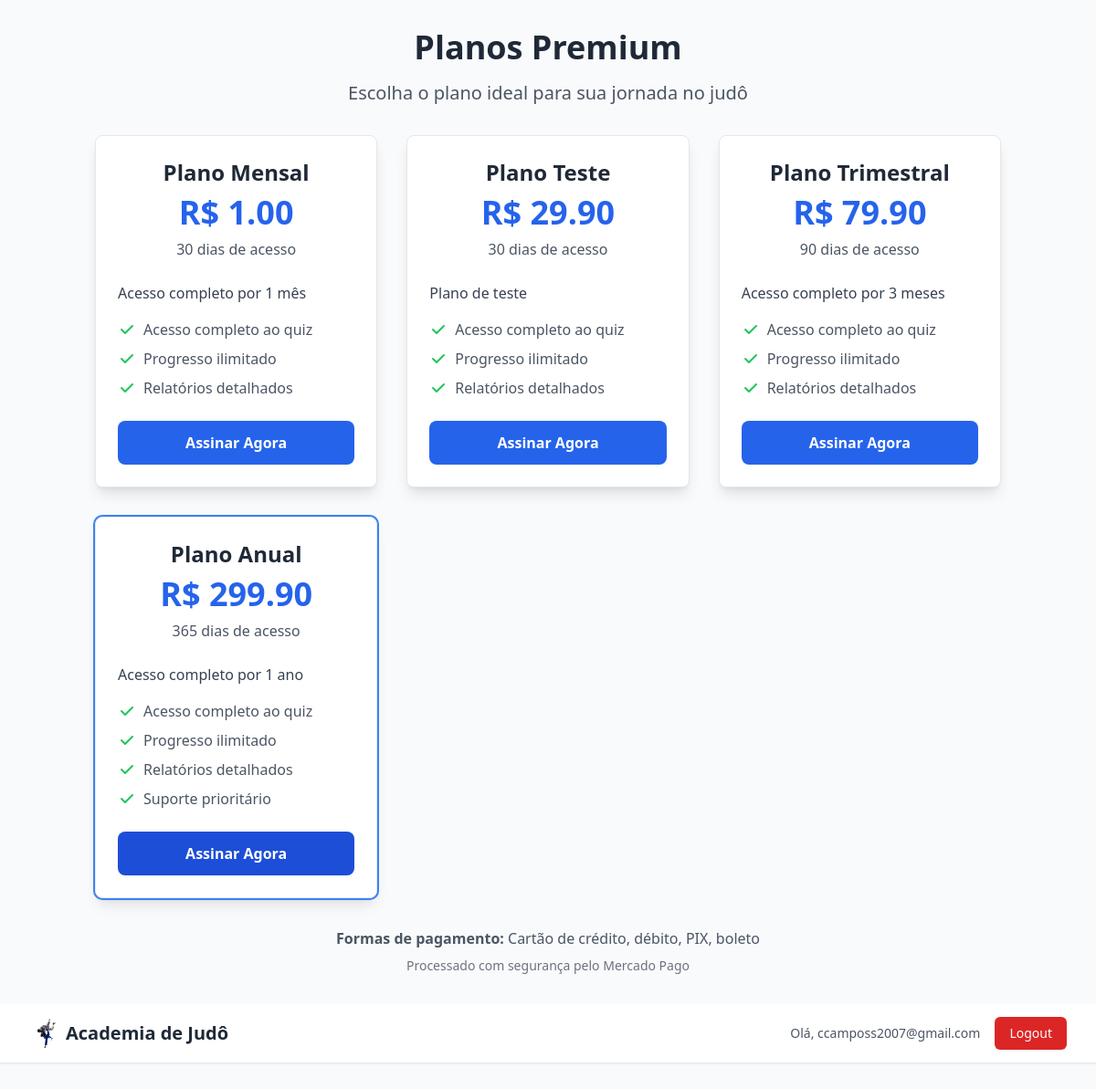
Page /payments/planos/ (signed in) on the committed database.
### payments/models.py (models this page shows, shortened)
class PlanoPremium(models.Model):
    nome = models.CharField(max_length=100, verbose_name="Nome do plano")
    descricao = models.TextField(verbose_name="Descrição")
    preco = models.DecimalField(max_digits=10, decimal_places=2, verbose_name="Preço")
    duracao_dias = models.PositiveIntegerField(verbose_name="Duração em dias")
    ativo = models.BooleanField(default=True, verbose_name="Plano ativo")
    acesso_ilimitado_quiz = models.BooleanField(default=True, verbose_name="Acesso ilimitado ao quiz")
    relatorios_detalhados = models.BooleanField(default=True, verbose_name="Relatórios detalhados")
    suporte_prioritario = models.BooleanField(default=False, verbose_name="Suporte prioritário")
    data_criacao = models.DateTimeField(auto_now_add=True)
    class Meta:
        verbose_name = "Plano Premium"
        verbose_name_plural = "Planos Premium"

### payments/views.py (the view)
# urls.py: path('planos/', views.listar_planos, name='planos'),
@login_required
def listar_planos(request):
    planos = PlanoPremium.objects.filter(ativo=True).order_by('preco')
    assinatura_ativa = Assinatura.objects.filter(
        usuario=request.user,
        status='ativa',
        data_vencimento__gt=datetime.now()
    ).first()
    return render(request, 'payments/planos.html', {
        'planos': planos,
        'assinatura_ativa': assinatura_ativa
    })

### payments/templates/payments/planos.html (shortened to what this page needs)
{% load static %}
<!DOCTYPE html>
<html lang="pt-br">
<head>
    <script src="https://cdn.tailwindcss.com"></script>
</head>
<body class="bg-gray-50 font-sans">
<div class="container mx-auto px-4 py-8">
    <div class="text-center mb-8">
        {% if assinatura_ativa %}
            <div class="bg-green-100 border border-green-400 text-green-700 px-4 py-3 rounded mb-6">
                <h2 class="text-2xl font-bold mb-2">🎉 Você já tem acesso premium!</h2>
                <p class="text-lg">Sua assinatura está ativa até: <strong>{{ assinatura_ativa.data_vencimento|date:"d/m/Y" }}</strong></p>
                <div class="space-x-4">
                    <a href="{% url 'index' %}" class="inline-block bg-green-600 hover:bg-green-700 text-white font-bold py-2 px-6 rounded-lg transition duration-200">
                        Acessar Conteúdo Premium
                    </a>
                    <a href="{% url 'payments:assinaturas' %}" class="inline-block bg-blue-600 hover:bg-blue-700 text-white font-bold py-2 px-6 rounded-lg transition duration-200">
                        Gerenciar Assinatura
                    </a>
                </div>
            </div>
        {% else %}
            <h1 class="text-4xl font-bold text-gray-800 mb-4">Planos Premium</h1>
            <p class="text-xl text-gray-600">Escolha o plano ideal para sua jornada no judô</p>
        {% endif %}
    </div>
    {% if not assinatura_ativa %}
    <div class="grid md:grid-cols-3 gap-8 max-w-6xl mx-auto">
        {% for plano in planos %}
        <div class="bg-white rounded-lg shadow-lg border border-gray-200 p-6 {% if plano.nome == 'Plano Anual' %}ring-2 ring-blue-500{% endif %}">
            <div class="text-center mb-6">
                <h3 class="text-2xl font-bold text-gray-800 mb-2">{{ plano.nome }}</h3>
                <div class="text-4xl font-bold text-blue-600 mb-2">
                    R$ {{ plano.preco|floatformat:2 }}
                </div>
                <p class="text-gray-600">{{ plano.duracao_dias }} dias de acesso</p>
            </div>
            <div class="mb-6">
                <p class="text-gray-700 mb-4">{{ plano.descricao }}</p>
                <ul class="space-y-2 text-gray-600">
                    <li class="flex items-center">
                        <svg class="w-5 h-5 text-green-500 mr-2" fill="currentColor" viewBox="0 0 20 20">
                            <path fill-rule="evenodd" d="M16.707 5.293a1 1 0 010 1.414l-8 8a1 1 0 01-1.414 0l-4-4a1 1 0 011.414-1.414L8 12.586l7.293-7.293a1 1 0 011.414 0z" clip-rule="evenodd"></path>
                        </svg>
                        Acesso completo ao quiz
                    </li>
                    <li class="flex items-center">
                        <svg class="w-5 h-5 text-green-500 mr-2" fill="currentColor" viewBox="0 0 20 20">
                            <path fill-rule="evenodd" d="M16.707 5.293a1 1 0 010 1.414l-8 8a1 1 0 01-1.414 0l-4-4a1 1 0 011.414-1.414L8 12.586l7.293-7.293a1 1 0 011.414 0z" clip-rule="evenodd"></path>
                        </svg>
                        Progresso ilimitado
                    </li>
                    <li class="flex items-center">
                        <svg class="w-5 h-5 text-green-500 mr-2" fill="currentColor" viewBox="0 0 20 20">
                            <path fill-rule="evenodd" d="M16.707 5.293a1 1 0 010 1.414l-8 8a1 1 0 01-1.414 0l-4-4a1 1 0 011.414-1.414L8 12.586l7.293-7.293a1 1 0 011.414 0z" clip-rule="evenodd"></path>
                        </svg>
                        Relatórios detalhados
                    </li>
                    {% if plano.nome == 'Plano Anual' %}
                    <li class="flex items-center">
                        <svg class="w-5 h-5 text-green-500 mr-2" fill="currentColor" viewBox="0 0 20 20">
                            <path fill-rule="evenodd" d="M16.707 5.293a1 1 0 010 1.414l-8 8a1 1 0 01-1.414 0l-4-4a1 1 0 011.414-1.414L8 12.586l7.293-7.293a1 1 0 011.414 0z" clip-rule="evenodd"></path>
                        </svg>
                        Suporte prioritário
                    </li>
                    {% endif %}
                </ul>
            </div>
            <div class="text-center">
                <a href="{% url 'payments:escolher_plano' plano.id %}"
                   class="inline-block w-full bg-blue-600 hover:bg-blue-700 text-white font-bold py-3 px-6 rounded-lg transition duration-200 {% if plano.nome == 'Plano Anual' %}bg-blue-700 hover:bg-blue-800{% endif %}"
                   onclick="console.log('Clicando no plano {{ plano.id }}'); return true;">
                    Assinar Agora
                </a>
            </div>
        </div>
        {% endfor %}
    </div>
    <div class="text-center mt-8">
        <p class="text-gray-600">
            <strong>Formas de pagamento:</strong> Cartão de crédito, débito, PIX, boleto
        </p>
        <p class="text-sm text-gray-500 mt-2">
            Processado com segurança pelo Mercado Pago
        </p>
    </div>
    {% endif %}
</div>
<header class="bg-white shadow-sm border-b border-gray-200 mb-8">
    <div class="max-w-7xl mx-auto px-4 sm:px-6 lg:px-8">
        <div class="flex justify-between items-center h-16">
            <div class="flex items-center">
                <a href="{% url 'index' %}" class="flex items-center space-x-2">
                    <img src="{% static 'judo.png' %}" alt="Judo" class="h-8 w-8">
                    <span class="text-xl font-bold text-gray-800">Academia de Judô</span>
                </a>
            </div>
            <div class="flex items-center space-x-4">
                {% if user.is_authenticated %}
                    <span class="text-sm text-gray-600">Olá, {{ user.first_name|default:user.username }}</span>
                    <form method="post" action="{% url 'logout' %}" class="inline">
                        <button type="submit" class="bg-red-600 hover:bg-red-700 text-white px-4 py-2 rounded-md text-sm font-medium">
                            Logout
                        </button>
                    </form>
                {% else %}
                    <a href="{% url 'login' %}" class="bg-blue-600 hover:bg-blue-700 text-white px-4 py-2 rounded-md text-sm font-medium">
                        Login
                    </a>
                {% endif %}
            </div>
        </div>
    </div>
</header>
</body>
</html>

### rows in the picture
PlanoPremium: nome "Plano Mensal", preco "1.00", duracao_dias "30", descricao "Acesso completo por 1 mês"
PlanoPremium: nome "Plano Teste", preco "29.90", duracao_dias "30", descricao "Plano de teste"
PlanoPremium: nome "Plano Trimestral", preco "79.90", duracao_dias "90", descricao "Acesso completo por 3 meses"
PlanoPremium: nome "Plano Anual", preco "299.90", duracao_dias "365", descricao "Acesso completo por 1 ano", shows "Suporte prioritário"

### other values in the picture
{{ user.first_name|default:user.username }} "ccamposs2007@gmail.com"
